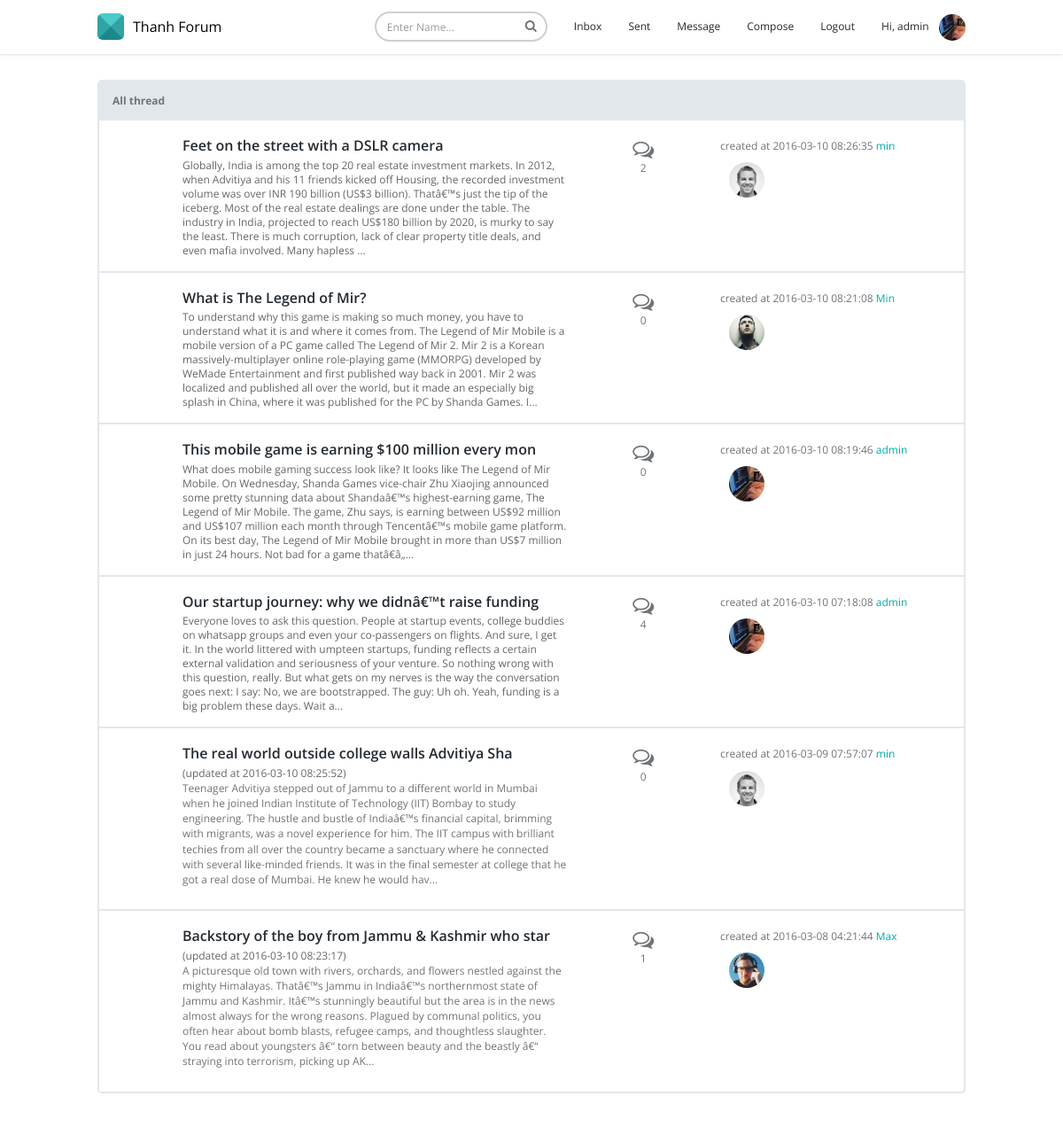
The page /home.php (signed in) on the database its author committed.
### tables this page shows
CREATE TABLE IF NOT EXISTS `user` (
  `id` int(11) unsigned NOT NULL AUTO_INCREMENT,
  `name` varchar(50) NOT NULL,
  `email` varchar(50) NOT NULL,
  `avatar` varchar(100) DEFAULT NULL,
  `password` varchar(50) NOT NULL,
  PRIMARY KEY (`id`)
);

CREATE TABLE IF NOT EXISTS `thread` (
  `id` int(11) unsigned NOT NULL AUTO_INCREMENT,
  `title` varchar(50) NOT NULL,
  `content` text NOT NULL,
  `created_by` int(11) unsigned NOT NULL,
  `created_at` int(10) NOT NULL,
  `updated_at` int(10) DEFAULT NULL,
  PRIMARY KEY (`id`),
  KEY `created_by` (`created_by`)
);

### OOPDatabase.php (called while the page is built, shortened)
<?php
class OOPDatabase{
	protected $_connection;
	public function __construct(){
		$this->_connection = mysqli_connect('localhost','root','123456','company');
	}
	public function getCommentByThreadId($id){
		$comments = array();
		$query = mysqli_query($this->_connection, "select * from post where thread_id = $id order by id desc");
		while ($row = mysqli_fetch_array($query)) {
			$comments[] = $this->loadComment($row);
		}
		return $comments;
	}
	public function loadComment($row){
		$comment = new Comment();
		$comment->id 		 = $row['id'];
		$comment->thread_id  = $row['thread_id'];
		$comment->content    = $row['content'];
		$comment->created_by = $row['created_by'];
		$comment->created_at = $row['created_at'];
		$comment->updated_at = $row['updated_at'];
		return $comment;
	}
	public function getThread(){
		$threads = [];
		$query = mysqli_query($this->_connection, "select * from thread order by id desc");
		while ($row = mysqli_fetch_array($query)) {
			$threads[] = $this->loadThread($row);
		}
		return $threads;
	}
	public function loadThread($row){
		$thread = new Thread();
		$thread->id = $row['id'];
		$thread->title = $row['title'];
		$thread->content = $row['content'];
		$thread->created_by = $row['created_by'];
		$thread->created_at = $row['created_at'];
		$thread->updated_at = $row['updated_at'];
		return $thread;
	}
	public function getNameById($id){
		$query = mysqli_query($this->_connection, "select * from user where id = $id");
		$row = mysqli_fetch_array($query);
		$user = new User();
		$user->name = $row['name'];
		return $user->name;
	}
	public function getAvatarById($id){
		$query = mysqli_query($this->_connection, "select * from user where id = $id");
		$row = mysqli_fetch_array($query);
		$user = new User();
		$user->avatar = $row['avatar'];
		return $user->avatar;
	}
}

### home.php (the view, shortened to what this page needs)
<?php
require('OOPDatabase.php');
$database = new OOPDatabase();
$threads = $database->getThread();
?>
<!DOCTYPE html>
<html lang="en">
<head>
	<?php include('header.php');?>
	<link type='text/css' rel='stylesheet' href='style.css'/>
</head>
<body>
	<?php include('menu.php'); ?>
	<div class="content">
		<div class="container">
			<div class="panel panel-forum">
				<div class="panel-heading">
					<h4 class="panel-title">All thread</h4>
				</div>
				<ul class="forum-list">
					<?php foreach ($threads as $key => $thread): ?>
						<li>
							<div class="info-container">
								<div class="info">
									<h4 class="title"><a href="/view_thread.php?id=<?php echo $thread->id ?>"><?php echo $thread->title ?></a></h4>
									<p class="desc">
										<?php if(!empty($thread->updated_at)): ?>
										<p class="desc">(updated at <?php echo date('Y-m-d h:i:s',$thread->updated_at).')'; ?></p>
										<?php endif ?>
										<?php
											echo substr($thread->content, 0,500);
											if(strlen($thread->content) > 500){ echo '...'; }
											echo '<br>';
										?>
									</p>
								</div>
								<div class="total-count">
									<td class="text-center"><div><i class="fa fa-2x fa-comments-o"></i></div><div class="hidden-xs">
										<?php echo count($database->getCommentByThreadId($thread->id)) ?>
									</div></td>
								</div>
								<div class="latest-post">
									<p class="time">created at <?php echo date('Y-m-d h:i:s',$thread->created_at) ?> <a href="view_user.php?id=<?php echo $thread->created_by ?>" class="user"><?php echo $database->getNameById($thread->created_by) ?><div class="avatar_home"><img src="<?php echo $database->getAvatarById($thread->created_by) ?>" class="img-circle" alt="avatar" height="40" width="40"></div></a></p></br>
								</div>
							</div>
						</li>
					<?php endforeach ?>
				</ul>
			</div>
		</div>
	</div>
</body>
</html>

### menu.php (shortened to what this page needs)
<?php
$user_name = $_SESSION['login_name'];
$user_id = $_SESSION['login_id'];
?>
<div id="header" class="header navbar navbar-default navbar-fixed-top">
	<div class="container">
		<div class="navbar-header">
			<a href="home.php" class="navbar-brand">
				<span class="navbar-logo"></span>
				<span class="brand-text">
					Thanh Forum
				</span>
			</a>
		</div>
		<div class="collapse navbar-collapse" id="header-navbar">
			<ul class="nav navbar-nav navbar-right">
				<li>
					<form class="navbar-form" method="POST" action="/result_search.php">
						<div class="form-group">
							<input type="text" name="name" class="form-control" placeholder="Enter Name..." />
							<button type="submit" class="btn btn-search"><i class="fa fa-search"></i></button>
						</div>
					</form>
				</li>
				<li><a href="/message.php">Inbox</a></li>
				<li><a href="/sent.php">Sent</a></li>
				<li><a href="/create_message.php">Message</a></li>
				<li><a href="/create_thread.php">Compose</a></li>
				<li><a href="/logout.php">Logout</a></li>
				<li><a href="/user.php">Hi, <?php echo $user_name; ?><div class="avatar_menu"><img src="<?php echo $database->getAvatarById($user_id) ?>" class="img-circle" alt="avatar" height="30" width="30"></div> </a></li>
			</ul>
		</div>
	</div>
</div>

### assets/css/theme/default.css (style rules this page uses)
.text-theme, a { color: #00acac; }
.navbar-logo { border-color: #4DCACA #31A3A3 #1D8888; }

### style.css (style rules this page uses)
.avatar_home { margin-left: 10px; }
.avatar_menu { margin-left: 65px; margin-top: -30px; }

### rows shown on the page
user: avatar (picture)
thread: title "Feet on the street with a DSLR camera", content "Globally, India is among the top 20 real estate investment markets. In 2012, when Advitiya and his 11 friends kicked off Housing, the recorded investment volume was over INR 190 billion (US$3 billion). Thatâ€™s just the tip of the iceberg. Most of the real estate dealings are done under the table. The industry in India, projected to reach US$180 billion by 2020, is murky to say the least. There is much corruption, lack of clear property title deals, and even mafia involved. Many hapless", count($database->getCommentByThreadId($thread->id)) "2", created_at "2016-03-10 08:26:35", created_by.name "min", created_by.avatar (picture)
thread: title "What is The Legend of Mir?", content "To understand why this game is making so much money, you have to understand what it is and where it comes from. The Legend of Mir Mobile is a mobile version of a PC game called The Legend of Mir 2. Mir 2 is a Korean massively-multiplayer online role-playing game (MMORPG) developed by WeMade Entertainment and first published way back in 2001. Mir 2 was localized and published all over the world, but it made an especially big splash in China, where it was published for the PC by Shanda Games. I", count($database->getCommentByThreadId($thread->id)) "0", created_at "2016-03-10 08:21:08", created_by.name "Min", created_by.avatar (picture)
thread: title "This mobile game is earning $100 million every mon", content "What does mobile gaming success look like? It looks like The Legend of Mir Mobile. On Wednesday, Shanda Games vice-chair Zhu Xiaojing announced some pretty stunning data about Shandaâ€™s highest-earning game, The Legend of Mir Mobile. The game, Zhu says, is earning between US$92 million and US$107 million each month through Tencentâ€™s mobile game platform. On its best day, The Legend of Mir Mobile brought in more than US$7 million in just 24 hours. Not bad for a game thatâ€â„", count($database->getCommentByThreadId($thread->id)) "0", created_at "2016-03-10 08:19:46", created_by.name "admin", created_by.avatar (picture)
thread: title "Our startup journey: why we didnâ€™t raise funding", content "Everyone loves to ask this question. People at startup events, college buddies on whatsapp groups and even your co-passengers on flights. And sure, I get it. In the world littered with umpteen startups, funding reflects a certain external validation and seriousness of your venture. So nothing wrong with this question, really. But what gets on my nerves is the way the conversation goes next: I say: No, we are bootstrapped. The guy: Uh oh. Yeah, funding is a big problem these days. Wait a", count($database->getCommentByThreadId($thread->id)) "4", created_at "2016-03-10 07:18:08", created_by.name "admin", created_by.avatar (picture)
thread: title "The real world outside college walls Advitiya Sha", updated_at "2016-03-10 08:25:52", content "Teenager Advitiya stepped out of Jammu to a different world in Mumbai when he joined Indian Institute of Technology (IIT) Bombay to study engineering. The hustle and bustle of Indiaâ€™s financial capital, brimming with migrants, was a novel experience for him. The IIT campus with brilliant techies from all over the country became a sanctuary where he connected with several like-minded friends. It was in the final semester at college that he got a real dose of Mumbai. He knew he would hav", count($database->getCommentByThreadId($thread->id)) "0", created_at "2016-03-09 07:57:07", created_by.name "min", created_by.avatar (picture)
thread: title "Backstory of the boy from Jammu & Kashmir who star", updated_at "2016-03-10 08:23:17", content "A picturesque old town with rivers, orchards, and flowers nestled against the mighty Himalayas. Thatâ€™s Jammu in Indiaâ€™s northernmost state of Jammu and Kashmir. Itâ€™s stunningly beautiful but the area is in the news almost always for the wrong reasons. Plagued by communal politics, you often hear about bomb blasts, refugee camps, and thoughtless slaughter. You read about youngsters â€“ torn between beauty and the beastly â€“ straying into terrorism, picking up AK", count($database->getCommentByThreadId($thread->id)) "1", created_at "2016-03-08 04:21:44", created_by.name "Max", created_by.avatar (picture)

### other values the page prints
$user_name "admin"
